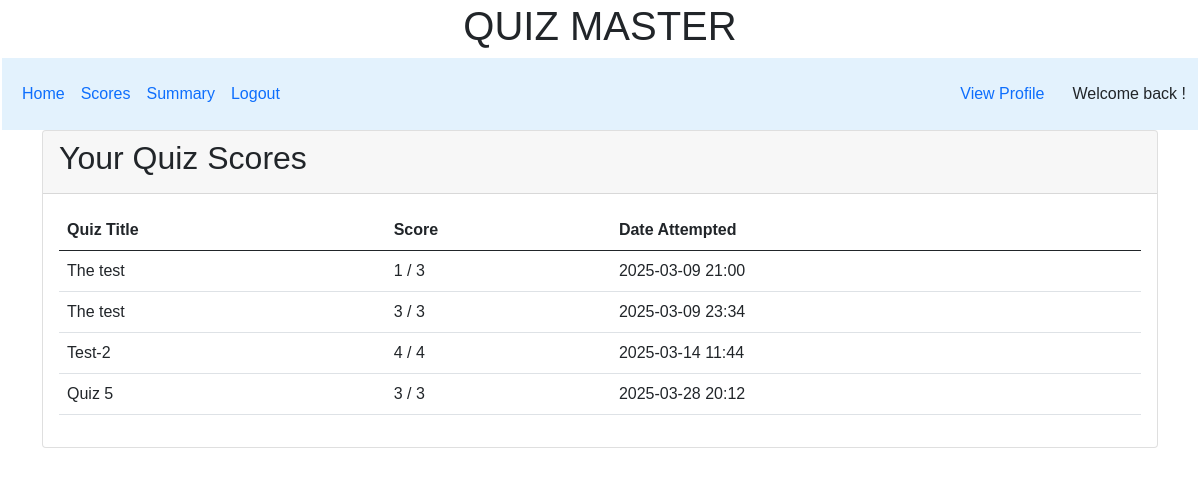
The app's page /scores/2 with its own data.
### controllers/model.py (models this page shows, shortened)
class QuizResult(db.Model):
    __tablename__ = 'QuizResult'
    id = db.Column(db.Integer, primary_key=True)
    user_id = db.Column(db.Integer, db.ForeignKey('user_info.id'), nullable=False)
    quiz_id = db.Column(db.Integer, db.ForeignKey('Quiz.id'), nullable=False)
    score = db.Column(db.Integer, default=0)
    date_taken = db.Column(db.DateTime, default=datetime.utcnow)
    time_taken = db.Column(db.Integer, nullable=False)
    quiz = db.relationship('Quiz', backref='quiz_results')

class Quiz(db.Model):
    __tablename__ = 'Quiz'
    id = db.Column(db.Integer, primary_key=True)
    chapter_id = db.Column(db.Integer, db.ForeignKey('chapter.id'), nullable=False)
    title = db.Column(db.String, nullable=False)
    description= db.Column(db.String, nullable=True)
    deadline = db.Column(db.DateTime, nullable=False)
    totalNoQues = db.Column(db.Integer, default=0)
    totalMarks = db.Column(db.Integer, default=0)
    passingMarks = db.Column(db.Integer, default=0)
    duration = db.Column(db.Integer, nullable=True)
    questions = db.relationship('Question', back_populates='quiz',cascade="all, delete-orphan")

### controllers/controller.py (the view)
@app.route("/scores/<int:user_id>")
def scores(user_id):
    user_results = QuizResult.query.filter_by(user_id=user_id).all()
    user_info = User_Info.query.filter_by(id=user_id).first()
    return render_template("scores.html", user_results=user_results, user_info=user_info)

### templates/scores.html
{% extends "user_layout.html" %}
{% block content %}
<div class="container">
    <div class="card">
        <div class="card-header">
            <h2>Your Quiz Scores</h2>
        </div>
        <div class="card-body">
            <table class="table">
                <thead>
                    <tr>
                        <th>Quiz Title</th>
                        <th>Score</th>
                        <th>Date Attempted</th>
                    </tr>
                </thead>
                <tbody>
                    {% for result in user_results %}
                    <tr>
                        <td>{{ result.quiz.title }}</td>
                        <td>{{ result.score }} / {{ result.quiz.totalMarks }}</td>
                        <td>{{ result.date_taken.strftime('%Y-%m-%d %H:%M') }}</td>
                    </tr>
                    {% endfor %}
                </tbody>
            </table>
        </div>
    </div>
</div>
{% endblock %}

### static/style.css (style rules this page uses)
* { margin: 0px; padding: 0px; box-sizing: border-box; font-family: Arial, Helvetica, sans-serif; }

### records on screen
QuizResult: quiz "The test", score "1", quiz.totalMarks "3", date_taken "2025-03-09 21:00"
QuizResult: quiz "The test", score "3", quiz.totalMarks "3", date_taken "2025-03-09 23:34"
QuizResult: quiz "Test-2", score "4", quiz.totalMarks "4", date_taken "2025-03-14 11:44"
QuizResult: quiz "Quiz 5", score "3", quiz.totalMarks "3", date_taken "2025-03-28 20:12"
